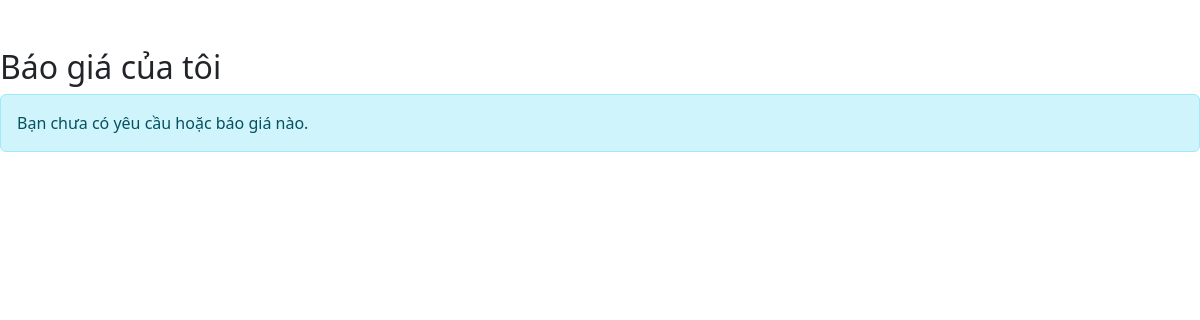
Page /Base/?action=my-quotes (signed in) on the earlier database version.
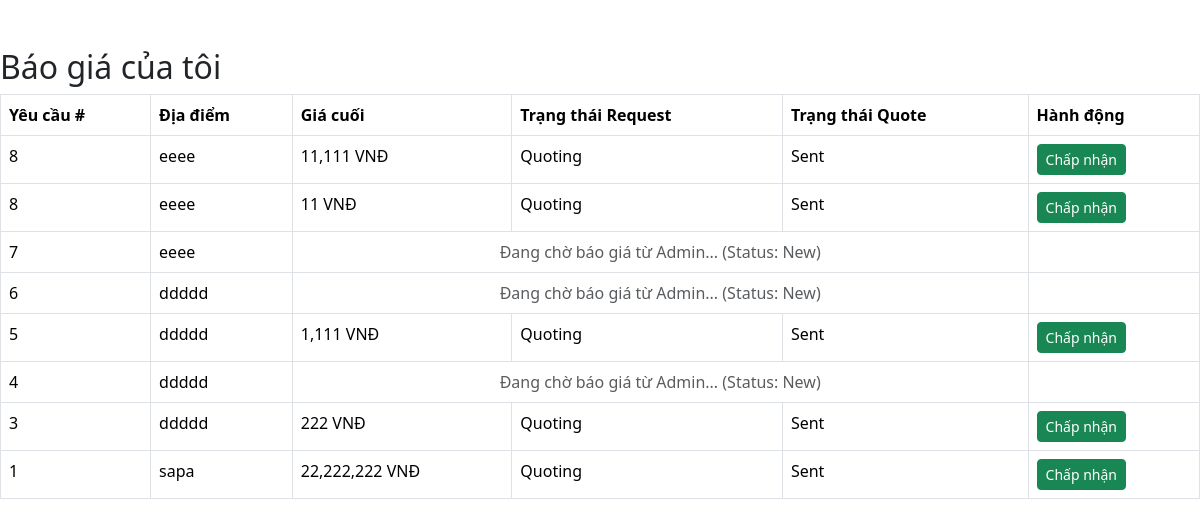
Same page on the later database version.
### tables this page shows
CREATE TABLE `custom_tour_quotes` (
  `id` int NOT NULL,
  `request_id` int NOT NULL COMMENT 'FK tới custom_tour_requests.id',
  `staff_id` int DEFAULT NULL COMMENT 'Admin/Staff tạo báo giá (FK tới users.id)',
  `quote_date` datetime DEFAULT CURRENT_TIMESTAMP,
  `valid_until` date DEFAULT NULL COMMENT 'Báo giá có hiệu lực đến ngày',
  `final_price` decimal(12,2) NOT NULL,
  `itinerary_draft` text COMMENT 'Tóm tắt lịch trình đề xuất',
  `quote_status` enum('Sent','Revised','Accepted','Rejected') NOT NULL DEFAULT 'Sent'
);

CREATE TABLE `custom_tour_requests` (
  `id` int NOT NULL,
  `user_id` int DEFAULT NULL COMMENT 'FK tới users.id nếu khách hàng đã đăng nhập (NULL nếu đặt qua điện thoại)',
  `customer_name` varchar(100) NOT NULL,
  `customer_email` varchar(100) DEFAULT NULL,
  `customer_phone` varchar(20) NOT NULL,
  `num_people` int NOT NULL,
  `desired_start_date` date DEFAULT NULL,
  `destination_notes` text COMMENT 'Ghi chú về địa điểm, sở thích',
  `budget_range` decimal(12,2) DEFAULT NULL COMMENT 'Ngân sách dự kiến',
  `request_date` datetime DEFAULT CURRENT_TIMESTAMP,
  `request_status` enum('New','Quoting','Accepted','Rejected','Closed') NOT NULL DEFAULT 'New'
);

### Base/controllers/TourController.php (called while the page is built, shortened)
<?php
class TourController
{
    public $customRequestModel;
    public function __construct()
    {
        $this->customRequestModel = new CustomTourRequestModel();
    }
public function viewMyQuotes()
{
    $userId = $_SESSION['user']['id'];
    $quotesData = $this->customRequestModel->getRequestsAndQuotesByUserId($userId);
    $data = ['quotesData' => $quotesData];
    $title = "Báo giá của tôi";
    require_once PATH_VIEW . 'main.php';
}
}

### Base/index.php (called while the page is built, shortened)
<?php
spl_autoload_register(function ($class) {
    $fileName = "$class.php";
    $fileModel              = PATH_MODEL . $fileName;
});
require_once './routes/index.php';

### Base/models/BaseModel.php (called while the page is built, shortened)
<?php
class BaseModel
{
    protected $pdo;
    public function __construct()
    {
        $dsn = sprintf('mysql:host=%s;port=%s;dbname=%s;charset=utf8', DB_HOST, DB_PORT, DB_NAME);
        try {
            $this->pdo = new PDO($dsn, DB_USERNAME, DB_PASSWORD, DB_OPTIONS);
        } catch (PDOException $e) {
            die("Kết nối cơ sở dữ liệu thất bại: {$e->getMessage()}. Vui lòng thử lại sau.");
        }
    }
    public function __destruct()
    {
        $this->pdo = null;
    }
    public function getConnection()
    {
        return $this->pdo;
}
}

### Base/models/CustomTourRequestModel.php (called while the page is built, shortened)
<?php
class CustomTourRequestModel extends BaseModel
{
    public $db;
    public function __construct()
    {
        $baseModel = new BaseModel();
        $this->db = $baseModel->getConnection();
    }
    public function getRequestsAndQuotesByUserId($userId)
    {
        $sql = "SELECT
                r.id AS request_id, r.request_status, r.destination_notes, r.num_people,
                q.id AS quote_id, q.final_price, q.valid_until, q.itinerary_draft, q.quote_status, q.quote_date
            FROM custom_tour_requests r
            LEFT JOIN custom_tour_quotes q ON r.id = q.request_id
            WHERE r.user_id = :user_id
            ORDER BY r.request_date DESC, q.quote_date DESC";
        $stmt = $this->db->prepare($sql);
        $stmt->execute([':user_id' => $userId]);
        return $stmt->fetchAll();
    }
}

### Base/views/guide/my-quotes-simple.php (the view, shortened to what this page needs)
<div class="container my-5">
    <h2><?= $title ?></h2>
    <?php if (empty($data['quotesData'])): ?>
        <div class="alert alert-info">Bạn chưa có yêu cầu hoặc báo giá nào.</div>
    <?php else: ?>
        <table class="table table-bordered">
            <thead>
                <tr>
                    <th>Yêu cầu #</th>
                    <th>Địa điểm</th>
                    <th>Giá cuối</th>
                    <th>Trạng thái Request</th>
                    <th>Trạng thái Quote</th>
                    <th>Hành động</th>
                </tr>
            </thead>
            <tbody>
                <?php
                foreach ($data['quotesData'] as $item):
                ?>
                <tr>
                    <td><?= $item['request_id'] ?></td>
                    <td><?= $item['destination_notes'] ?></td>
                    <?php if ($item['quote_id']): ?>
                        <td><?= number_format($item['final_price']) ?> VNĐ</td>
                        <td><?= $item['request_status'] ?></td>
                        <td><?= $item['quote_status'] ?></td>
                        <td>
                            <a href="#" class="btn btn-sm btn-success">Chấp nhận</a>
                        </td>
                    <?php else: ?>
                        <td colspan="3" class="text-center text-muted">
                            Đang chờ báo giá từ Admin... (Status: <?= $item['request_status'] ?>)
                        </td>
                        <td></td>
                    <?php endif; ?>
                </tr>
                <?php endforeach; ?>
            </tbody>
        </table>
    <?php endif; ?>
</div>

Differences in the rows shown:
added custom_tour_quotes: request "8", request.destination_notes "eeee", final_price "11,111", request.request_status "Quoting", quote_status "Sent"
added custom_tour_quotes: request "8", request.destination_notes "eeee", final_price "11", request.request_status "Quoting", quote_status "Sent"
added custom_tour_requests: id "7", destination_notes "eeee", request_status "New"
added custom_tour_requests: id "6", destination_notes "ddddd", request_status "New"
added custom_tour_quotes: request "5", request.destination_notes "ddddd", final_price "1,111", request.request_status "Quoting", quote_status "Sent"
added custom_tour_requests: id "4", destination_notes "ddddd", request_status "New"
added custom_tour_quotes: request "3", request.destination_notes "ddddd", final_price "222", request.request_status "Quoting", quote_status "Sent"
added custom_tour_quotes: request "1", request.destination_notes "sapa", final_price "22,222,222", request.request_status "Quoting", quote_status "Sent"
Other differences:
text no longer shown: "Bạn chưa có yêu cầu hoặc báo giá nào."
text now shown: "Yêu cầu # Địa điểm Giá cuối Trạng thái Request Trạng thái Quote Hành động"
